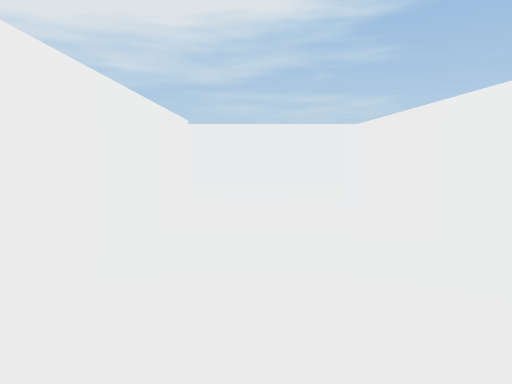
View 1 (above)

21 first-person views from a walk through a 3-D level made in the Unity game engine. The camera is 1.2 m above the floor, tilts 6° down and sees 75° across. The floor is counted in squares, 1 m on a side. Each view is taken from the middle of a square. On the plan, view 1 faces up. The plan holds only what a view shows up to about 14 squares ahead; the rest is blank.

View 2
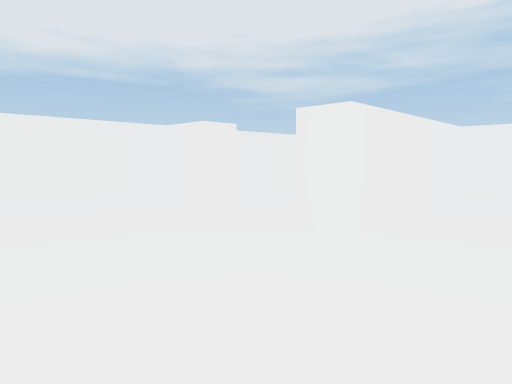

View 3
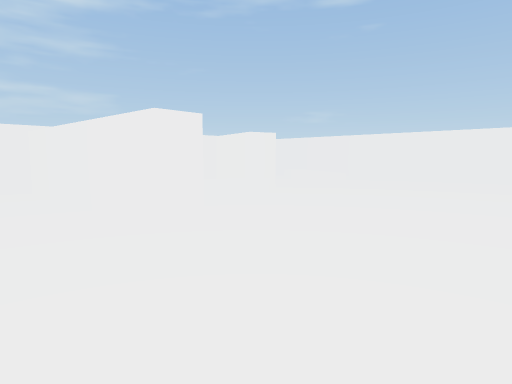

View 4
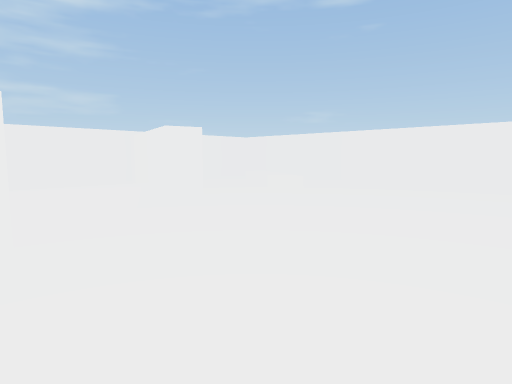

View 5
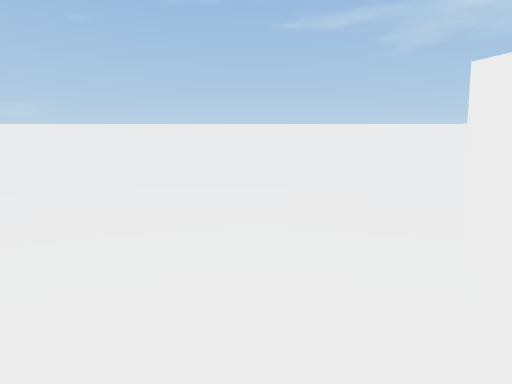

View 6
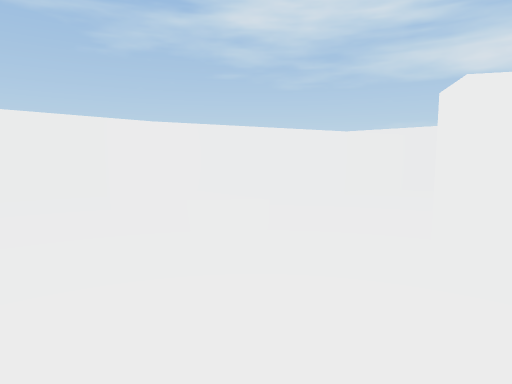

View 7
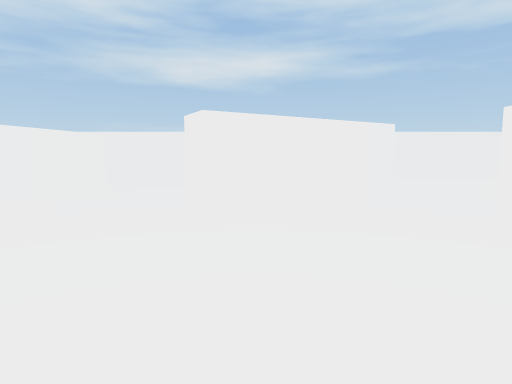

View 8
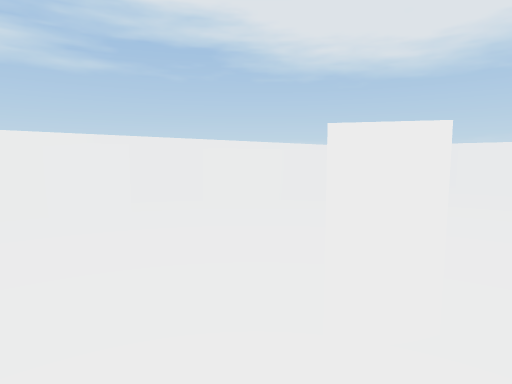

View 9
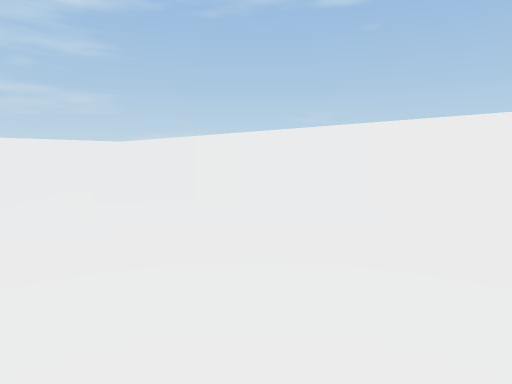

View 10
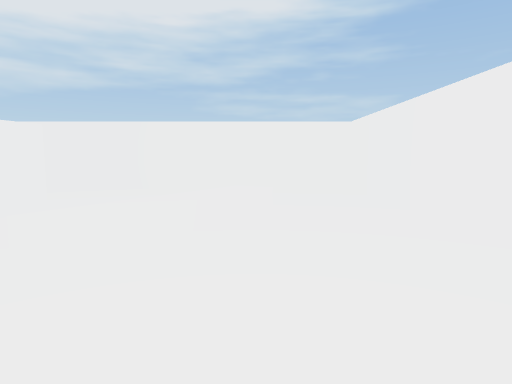

View 11
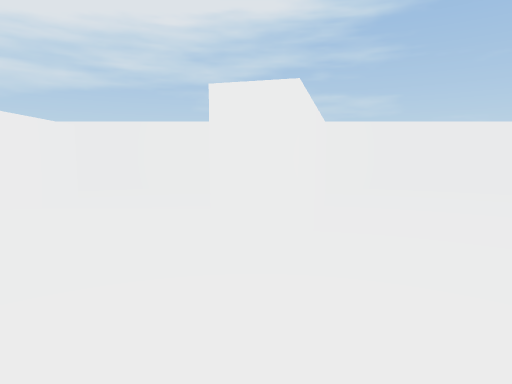

View 12
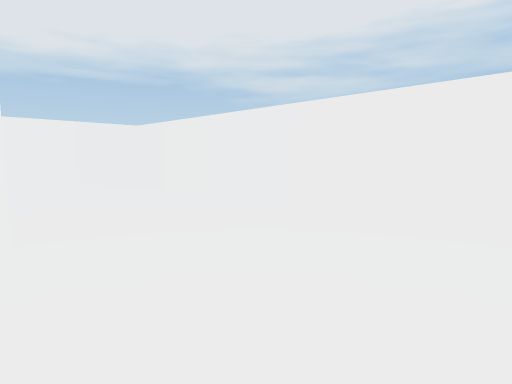

View 13
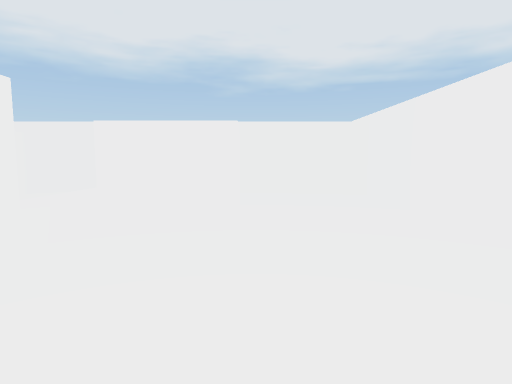

View 14
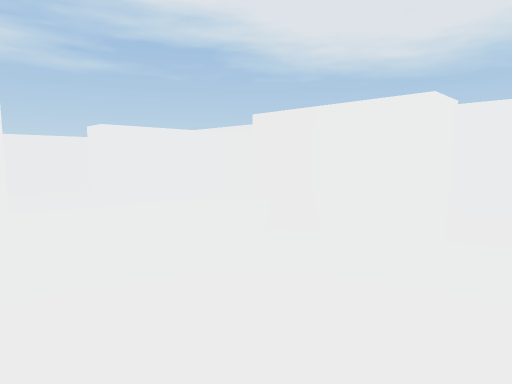

View 15
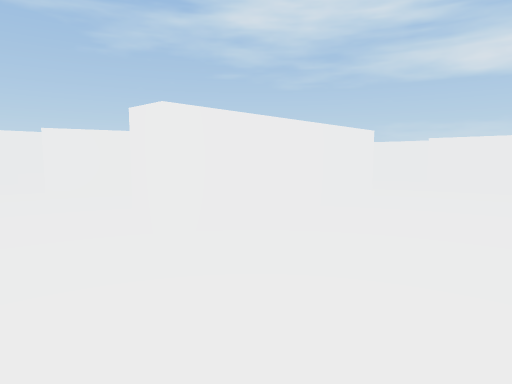

View 16
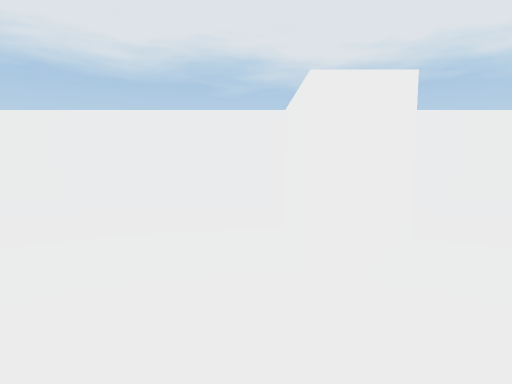

View 17
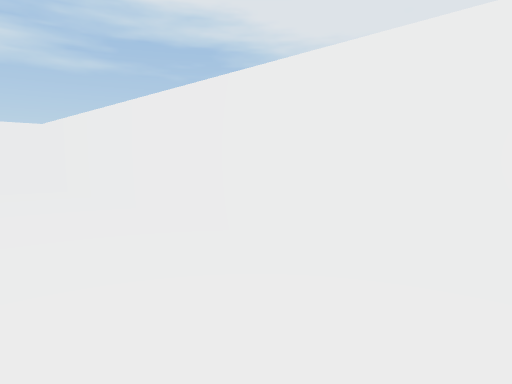

View 18
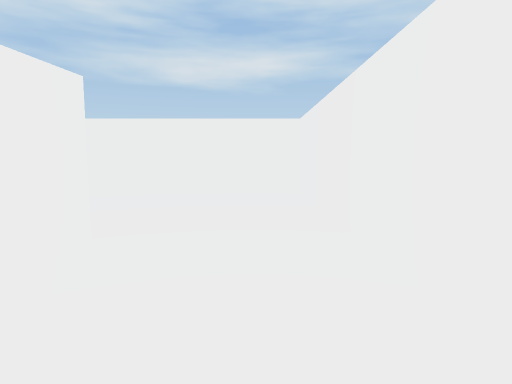

View 19
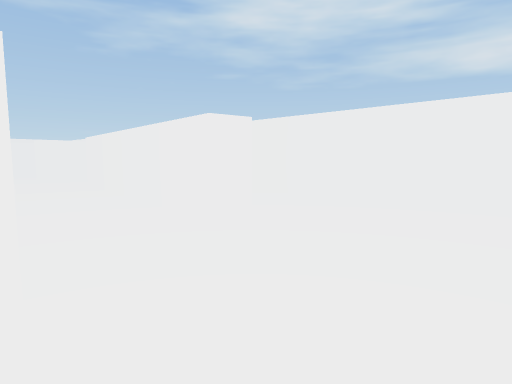

View 20
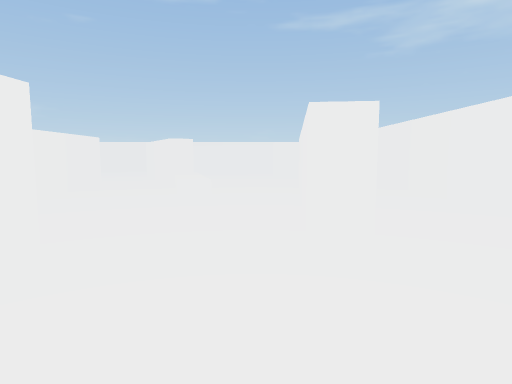

View 21
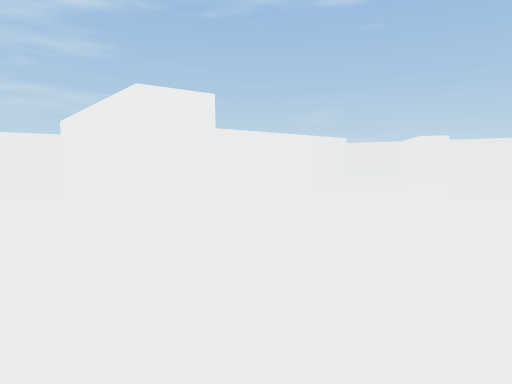

### Floor plan
Points are (right, up) in squares from view 1. A wall is a line through its corners. A room is listed if a view was taken in it or the views show most of it. See-through windows are left out.
Room 1 (views 1, 2, 3, 4, 5, 6, 7, 8, 9, 10, 11, 12, 13, 14, 15, 16, 17, 18, 19, 20, 21)
walls: (3.8, 2.2) (2.8, 2.1) (2.4, 9.5) (3.4, 9.5) (3.6, 6.8); (3, -4.5) (-4.1, -4.5); (0, -3.5) (2.5, -3.5); (4.1, -8.2) (3.6, -7.3) (7.9, -4.8) (8.4, -5.7); (-1.5, 7.6) (-1.5, 1.5) (-2.5, 1.5); (-2.6, 7.5) (-2.1, 7.5); (-6.9, -3.5) (-4, -3.5); (7.2, -12.1) (8.4, -12) (8.7, -16.5) (9.5, -16.5); (9.7, 9.3) (8.5, 4.5) (7.5, 4.8) (8.8, 9.6); (-7.2, -8.5) (-8.3, -8.4) (-7.7, -3.5); (11.7, -13.6) (14.3, -3.9) (15.3, -4.2); (18.5, -5.5) (18.5, 13.5) (-11.5, 13.5) (-11.5, 2.5) (-5.2, 2.5) (-5.2, 1.5) (-11.5, 1.5) (-11.5, -16.5) (5.4, -16.5); (-6.1, -12.9) (-6, -11.8) (3.9, -12.9) (3.8, -13.9); (-7.6, 9.6) (-6.5, 9.6) (-6.5, 6.4) (-7.5, 6.4)

Positions as (right, up) in squares from view 1, and headings:
1: (0, 0), facing up
2: (1, -3), facing up-left
3: (0, -3), facing up-right
4: (3, -3), facing up-right
5: (5, -3), facing right
6: (7, -1), facing down-right
7: (7, 1), facing down
8: (11, -4), facing down-left
9: (11, -4), facing up-right
10: (15, 1), facing up
11: (8, 1), facing up
12: (2, 7), facing up-left
13: (1, 10), facing left
14: (-2, 11), facing down-left
15: (-2, 12), facing down-right
16: (-2, 1), facing left
17: (-8, -1), facing down-left
18: (-10, -5), facing down
19: (-11, -8), facing down-right
20: (-11, -11), facing right
21: (-10, -12), facing up-right
